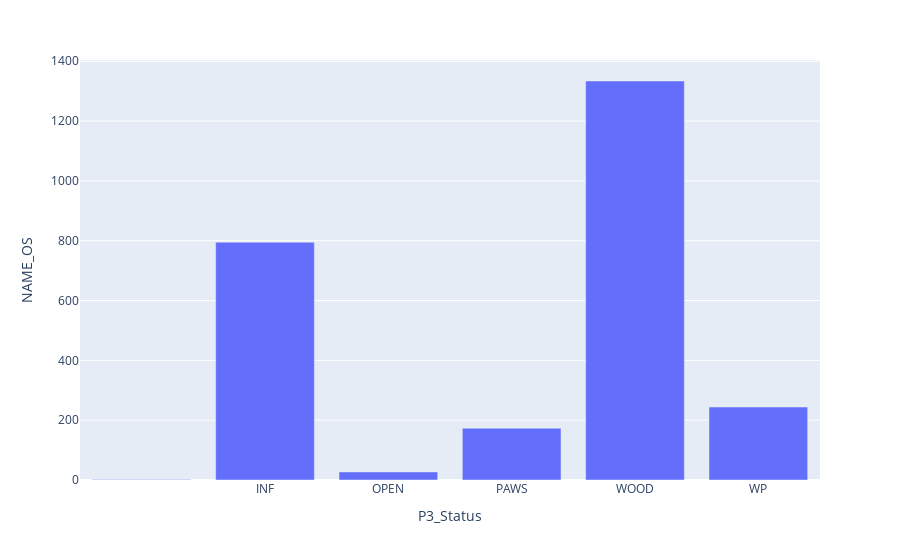

Notebook code cell kept with this figure:
### Code cell
fig = px.bar(df_not_ancient_grouped, x ='P3_Status', y = 'NAME_OS' )
fig.show()

### Figure 1 — Plotly figure (JSON) as saved in the notebook; plotly's stock layout.template omitted (floating-point values rounded to 4 significant figures)
{"data": [{"hovertemplate": "P3_Status=%{x}<br>NAME_OS=%{y}<extra></extra>", "legendgroup": "", "marker": {"color": "#636efa", "pattern": {"shape": ""}}, "name": "", "orientation": "v", "showlegend": false, "textposition": "auto", "type": "bar", "x": [" ", "INF", "OPEN", "PAWS", "WOOD", "WP"], "xaxis": "x", "y": [2, 795, 27, 173, 1334, 244], "yaxis": "y"}], "layout": {"barmode": "relative", "legend": {"tracegroupgap": 0}, "margin": {"t": 60}, "xaxis": {"anchor": "y", "domain": [0, 1], "title": {"text": "P3_Status"}}, "yaxis": {"anchor": "x", "domain": [0, 1], "title": {"text": "NAME_OS"}}}}
